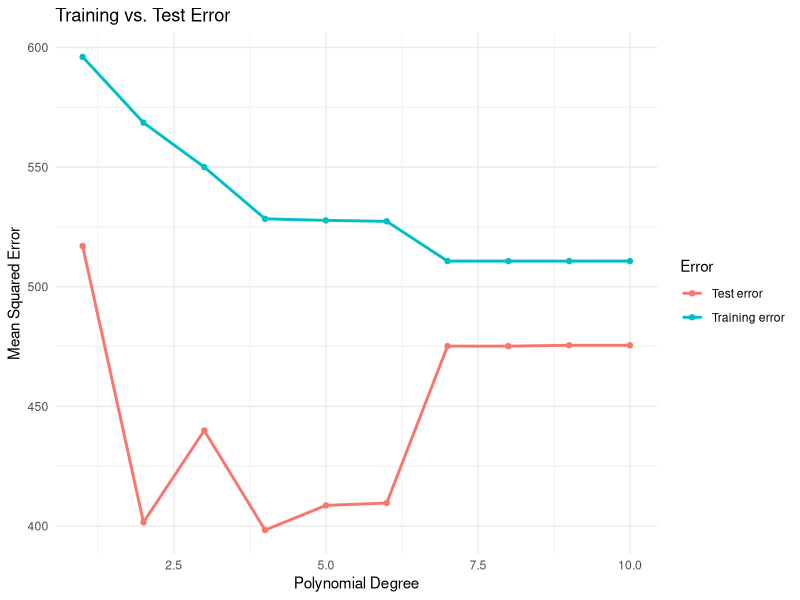

R code for this plot:
# Overfitting a data
# Load the built-in airquality dataset
data(airquality)

# Remove rows with missing values
air <- na.omit(airquality)

# Set seed so the same train/test split is produced
set.seed(123)

# Split data into training (70%) and test (30%) sets
train_id <- sample(1:nrow(air), size = 0.7 * nrow(air))

train <- air[train_id, ]
test <- air[-train_id, ]

# Create a data frame to store errors
results <- data.frame(
  degree = 1:10,
  training_error = NA,
  test_error = NA
)

# Fit polynomial models from degree 1 to 10
for (d in 1:10) {
  
  model <- lm(
    Ozone ~ poly(Temp, degree = d, raw = TRUE),
    data = train
  )
  
  # Predict on training data
  train_pred <- predict(model, newdata = train)
  
  # Predict on test data
  test_pred <- predict(model, newdata = test)
  
  # Calculate Mean Squared Error
  results$training_error[d] <- mean(
    (train$Ozone - train_pred)^2
  )
  
  results$test_error[d] <- mean(
    (test$Ozone - test_pred)^2
  )
}

# View the results
results

# CREATE THE CHART
library(ggplot2)

ggplot(results, aes(x = degree)) +
  geom_line(aes(y = training_error, color = "Training error"), linewidth = 1) +
  geom_point(aes(y = training_error, color = "Training error")) +
  geom_line(aes(y = test_error, color = "Test error"), linewidth = 1) +
  geom_point(aes(y = test_error, color = "Test error")) +
  labs(
    title = "Training vs. Test Error",
    x = "Polynomial Degree",
    y = "Mean Squared Error",
    color = "Error"
  ) +
  theme_minimal()
